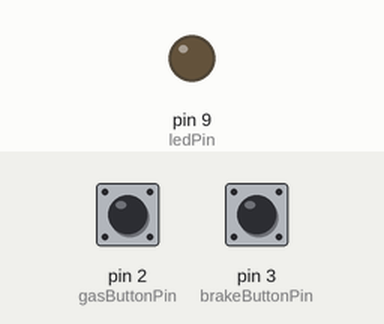
Simulated run of this sketch. Board: Arduino Uno, built with avr-gcc and run on an emulated ATmega328P. Parts: output pins drawn as LEDs (lit = HIGH). The inputs (shaded band) are chosen by the test bench; at power-on: pin 2 (gasButtonPin) HIGH, pin 3 (brakeButtonPin) HIGH.

Above: at 1.2 s.
1.3 s: pin 2 (gasButtonPin) pulled LOW for 3.2 s
At 1.72 s:
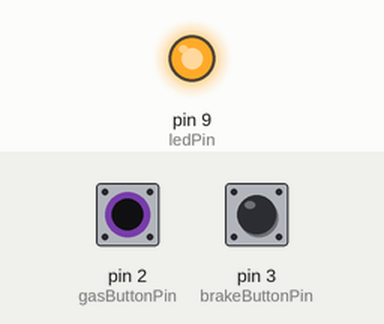
6.0 s: pin 3 (brakeButtonPin) pulled LOW for 3.2 s
Timing chart, 0 to 16.7 s (numbered marks = the images above; inputs shaded):
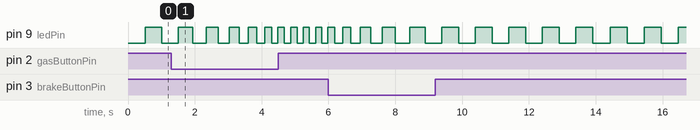

The sketch:

code.ino
```cpp
const int ledPin = 9;   // can be any Pin
const int gasButtonPin = 2;
const int brakeButtonPin = 3;


void setup(){
    pinMode(ledPin, OUTPUT);
    pinMode(gasButtonPin, INPUT);
    pinMode(brakeButtonPin, INPUT);

    digitalWrite(gasButtonPin, HIGH);
    digitalWrite(brakeButtonPin, HIGH);
}

int inputDelay = 500;
long lastTime = 0;
int ledState = LOW;

void loop(){
    if(digitalRead(gasButtonPin) == LOW){
        inputDelay--;
    }else if(digitalRead(brakeButtonPin) == LOW){
        inputDelay++;
    }

    inputDelay = constrain(inputDelay, 10, 5000);
    if((lastTime + inputDelay) < millis()){
      ledState = !ledState;
      digitalWrite(ledPin, ledState);
      lastTime = millis();
    }
    delay(10);
}
```
